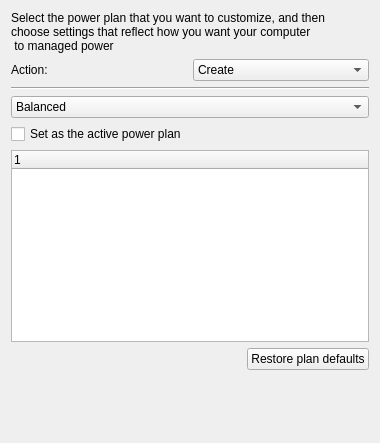
<?xml version="1.0" encoding="UTF-8"?>
<ui version="4.0">
 <class>PowerPlanWidget</class>
 <widget class="QWidget" name="PowerPlanWidget">
  <property name="geometry">
   <rect>
    <x>0</x>
    <y>0</y>
    <width>380</width>
    <height>443</height>
   </rect>
  </property>
  <property name="windowTitle">
   <string>Form</string>
  </property>
  <layout class="QGridLayout" name="gridLayout_3">
   <item row="2" column="0">
    <widget class="Line" name="line">
     <property name="font">
      <font>
       <family>Sans Serif</family>
       <pointsize>9</pointsize>
      </font>
     </property>
     <property name="orientation">
      <enum>Qt::Horizontal</enum>
     </property>
    </widget>
   </item>
   <item row="9" column="0">
    <spacer name="verticalSpacer">
     <property name="orientation">
      <enum>Qt::Vertical</enum>
     </property>
     <property name="sizeType">
      <enum>QSizePolicy::Expanding</enum>
     </property>
     <property name="sizeHint" stdset="0">
      <size>
       <width>20</width>
       <height>50</height>
      </size>
     </property>
    </spacer>
   </item>
   <item row="5" column="0">
    <widget class="QTreeWidget" name="treeWidget">
     <column>
      <property name="text">
       <string notr="true">1</string>
      </property>
     </column>
    </widget>
   </item>
   <item row="3" column="0">
    <widget class="QComboBox" name="comboBox">
     <item>
      <property name="text">
       <string>Balanced</string>
      </property>
     </item>
     <item>
      <property name="text">
       <string>High performance</string>
      </property>
     </item>
     <item>
      <property name="text">
       <string>Power sever</string>
      </property>
     </item>
    </widget>
   </item>
   <item row="1" column="0">
    <layout class="QHBoxLayout" name="horizontalLayout_4">
     <item>
      <widget class="QLabel" name="actionLabel">
       <property name="text">
        <string>Action:</string>
       </property>
       <property name="buddy">
        <cstring>actionComboBox</cstring>
       </property>
      </widget>
     </item>
     <item>
      <widget class="QComboBox" name="actionComboBox">
       <property name="currentText">
        <string>Create</string>
       </property>
       <item>
        <property name="text">
         <string>Create</string>
        </property>
       </item>
       <item>
        <property name="text">
         <string>Replace</string>
        </property>
       </item>
       <item>
        <property name="text">
         <string>Update</string>
        </property>
       </item>
       <item>
        <property name="text">
         <string>Delete</string>
        </property>
       </item>
      </widget>
     </item>
    </layout>
   </item>
   <item row="0" column="0">
    <widget class="QLabel" name="label">
     <property name="text">
      <string>Select the power plan that you want to customize, and then 
choose settings that reflect how you want your computer
 to managed power</string>
     </property>
    </widget>
   </item>
   <item row="4" column="0">
    <widget class="QCheckBox" name="setPowerPlanCheckBox">
     <property name="text">
      <string>Set as the active power plan</string>
     </property>
    </widget>
   </item>
   <item row="8" column="0" alignment="Qt::AlignRight">
    <widget class="QPushButton" name="restorePushButton">
     <property name="sizePolicy">
      <sizepolicy hsizetype="Fixed" vsizetype="Fixed">
       <horstretch>0</horstretch>
       <verstretch>0</verstretch>
      </sizepolicy>
     </property>
     <property name="layoutDirection">
      <enum>Qt::LeftToRight</enum>
     </property>
     <property name="text">
      <string>Restore plan defaults</string>
     </property>
    </widget>
   </item>
  </layout>
 </widget>
 <tabstops>
  <tabstop>actionComboBox</tabstop>
  <tabstop>comboBox</tabstop>
  <tabstop>setPowerPlanCheckBox</tabstop>
  <tabstop>treeWidget</tabstop>
  <tabstop>restorePushButton</tabstop>
 </tabstops>
 <resources/>
 <connections/>
</ui>
